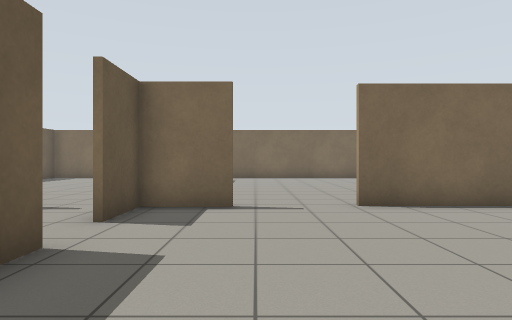
view 1 (above)

18 first-person views from a walk through a world built for the Gazebo simulator. The camera is 0.94 m above the floor, looks level and sees 75° across. The floor is counted in squares, 1 m on a side. Each view is taken from the middle of a square. On the plan, view 1 faces up. The plan holds only what a view shows up to about 12 squares ahead; the rest is blank.

view 2
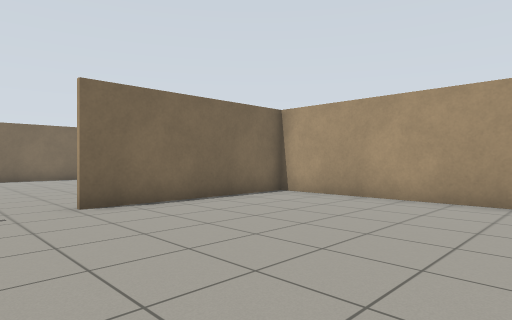

view 3
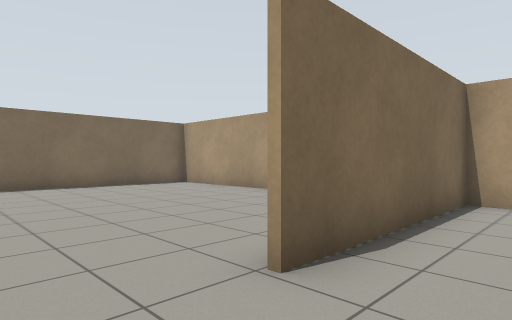

view 4
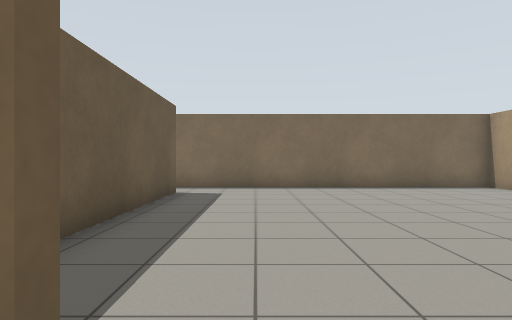

view 5
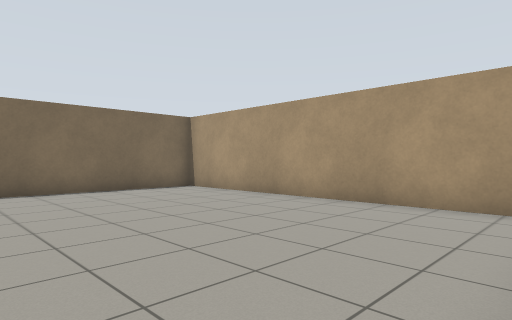

view 6
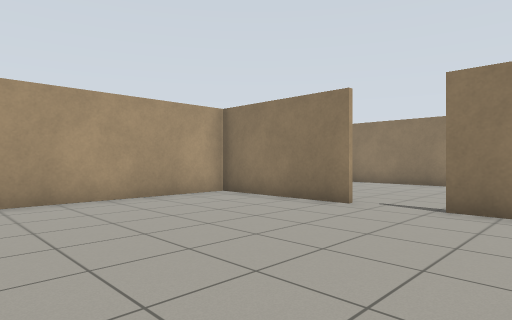

view 7
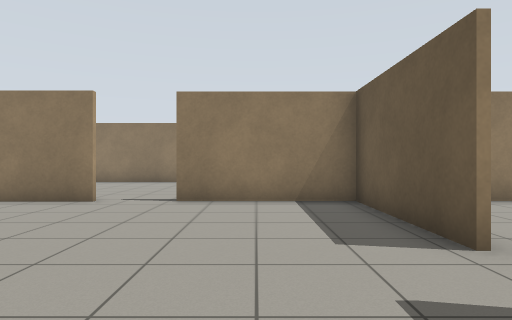

view 8
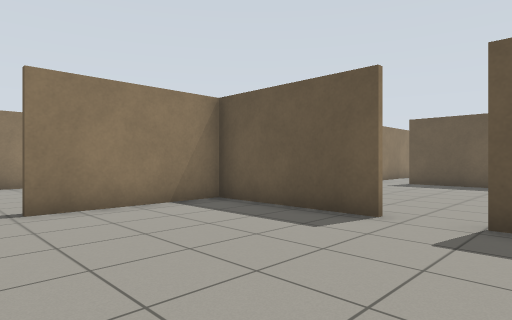

view 9
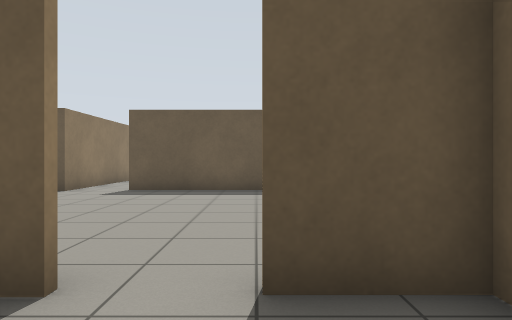

view 10
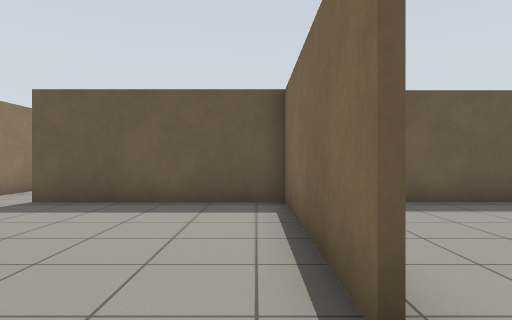

view 11
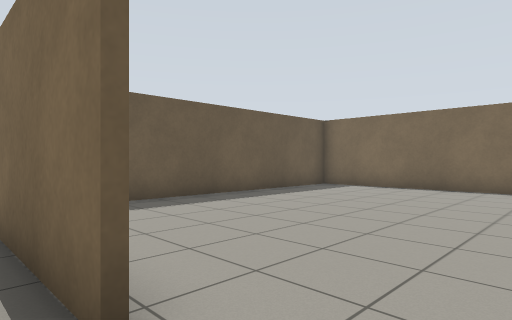

view 12
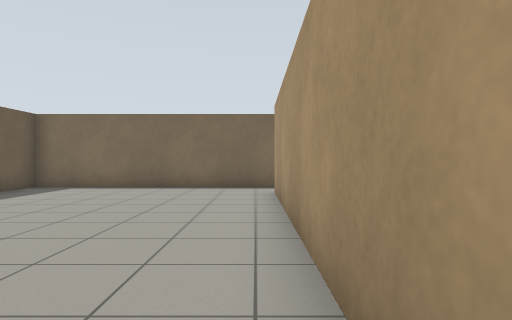

view 13
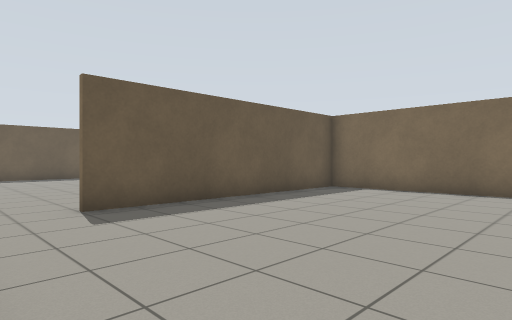

view 14
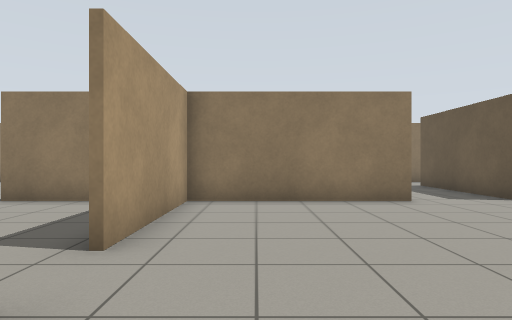

view 15
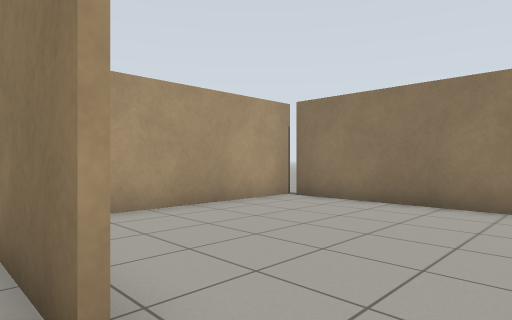

view 16
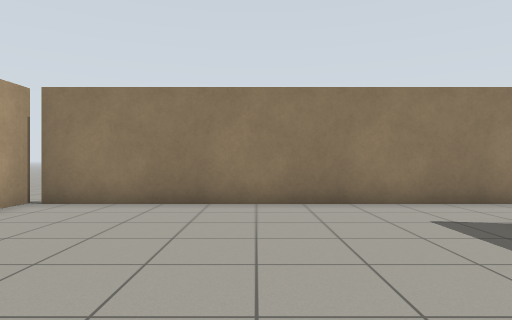

view 17
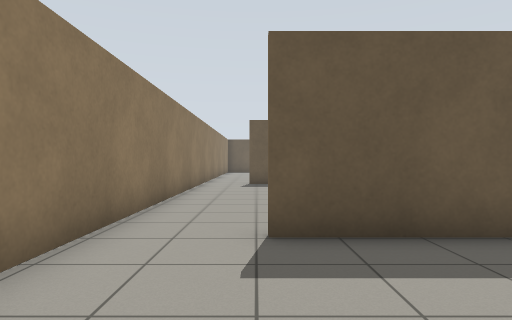

view 18
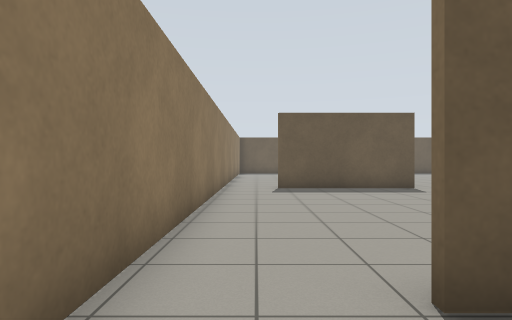

### Floor plan
Ten units are one square. View 1 is at (0, 0); x grows to the right and y downward. Boxes are objects, and circles mark ways between rooms. Rooms are numbered by the first view taken in them; rooms with no view inside come last. Other rooms are left out.
<svg viewBox="-114 -178 198 257">
<path fill="none" stroke="#000" d="M-4 -66 -23 -66 -23 -50M79 -79 79 -173 -15 -173M-23 -36 -23 6M-23 -156 -23 -99M36 6 79 6 79 -66 20 -66M-21 6 19 6M-48 -66 -105 -66 -105 -10M-76 6 -21 6M-25 6 -25 -36M-25 -66 -25 -76M-10 19 -10 49M-14 71 76 71M79 74 79 23M-15 -173 -105 -173 -105 -90M-25 -76 -25 -154M-100 6 -100 53M-109 71 -14 71"/>
<circle cx="-20" cy="-45" r="3" fill="#2a7"/>
<circle cx="25" cy="10" r="3" fill="#2a7"/>
<circle cx="-20" cy="-165" r="3" fill="#2a7"/>
<circle cx="-35" cy="-70" r="3" fill="#2a7"/>
<circle cx="-85" cy="10" r="3" fill="#2a7"/>
<circle cx="-10" cy="55" r="3" fill="#2a7"/>
<text x="30" y="-90">1</text>
<text x="-60" y="-30">2</text>
<text x="30" y="40">3</text>
<text x="-60" y="-130">4</text>
<text x="-60" y="40">5</text>
</svg>
Room 1 opens to room 2. Room 1 opens to room 3. Room 1 opens to room 4. Room 2 opens to room 4. Room 2 opens to room 5. Room 3 opens to room 5.

Where each view was taken, in squares from view 1:
view 1: 0 up, 0 right, facing up
view 2: 0 up, 0 right, facing up-right
view 3: 5 up, 0 right, facing up-right
view 4: 6 up, 0 right, facing up
view 5: 7 up, 1 right, facing up-right
view 6: 6 up, 0 right, facing down-right
view 7: 7 up, 0 right, facing down
view 8: 6 up, 3 right, facing down-left
view 9: 5 up, 0 right, facing left
view 10: 6 up, 3 left, facing left
view 11: 6 up, 3 left, facing up-left
view 12: 6 up, 3 left, facing up
view 13: 7 up, 4 left, facing up-left
view 14: 7 up, 4 left, facing down
view 15: 0 up, 2 right, facing down-right
view 16: 0 up, 3 right, facing down
view 17: 5 down, 3 right, facing left
view 18: 6 down, 1 right, facing left
